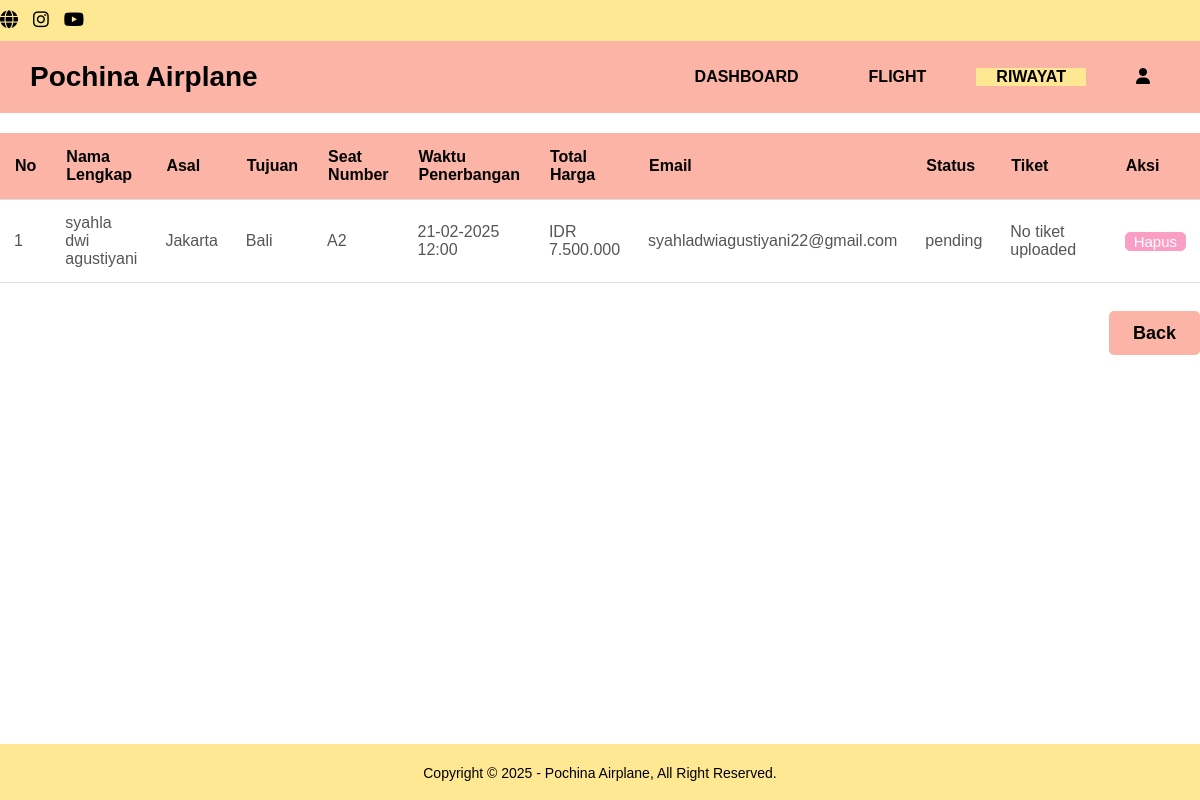
/riwayat.php, run on the app's committed database.
### tables this page shows
CREATE TABLE `riwayat` (
  `id` int NOT NULL,
  `name` varchar(100) NOT NULL,
  `phone` char(100) NOT NULL,
  `email` char(100) NOT NULL,
  `airline` varchar(100) NOT NULL,
  `departure_city` varchar(100) NOT NULL,
  `destination_city` varchar(100) NOT NULL,
  `flight_time` datetime NOT NULL,
  `visa` char(100) NOT NULL,
  `ticket_type` varchar(100) NOT NULL,
  `total_price` decimal(10,2) NOT NULL,
  `seat_number` char(100) NOT NULL,
  `payment_method` varchar(100) NOT NULL,
  `account_number` varchar(100) NOT NULL,
  `payment_proof` varchar(255) NOT NULL,
  `created_at` timestamp NOT NULL DEFAULT CURRENT_TIMESTAMP,
  `updated_at` timestamp NOT NULL DEFAULT CURRENT_TIMESTAMP,
  `delete_id` tinyint(1) DEFAULT '0',
  `status` enum('pending','success','success, please check your email') NOT NULL,
  `tiket_pesawat` varchar(255) DEFAULT NULL
);

### riwayat.php (the view, shortened to what this page needs)
<?php
$conn = mysqli_connect('localhost', 'root', '', 'pochina');
$sql = "SELECT * FROM riwayat WHERE delete_id = 0 ORDER BY flight_time DESC";
$result = mysqli_query($conn, $sql);
?>
<!DOCTYPE html>
<html lang="en">
<head>
    <link rel="stylesheet" href="https://cdnjs.cloudflare.com/ajax/libs/font-awesome/6.5.1/css/all.min.css">
</head>
<body>
    <div class="medsos">
        <div class="container">
            <ul>
                <li><a href="https://www.bki.co.id/halamanstatis-63.html#"><i class="fa-solid fa-globe"></i></a></li>
                <li><a href="https://www.instagram.com/bki_untukindonesia?igsh=NjlzZWFlZmp5NHVp"><i class="fa-brands fa-instagram"></i></a></li>
                <li><a href="https://youtube.com/@bki1964?si=tsr_YWtY18qhGWgT"><i class="fa-brands fa-youtube"></i></a></li>
            </ul>
        </div>
    </div>
    <header>
        <div class="container">
            <h1><a href="dashboard.php">Pochina Airplane</a></h1>
            <ul>
                <li><a href="dashboard.php">Dashboard</a></li>
                <li><a href="flight.php">Flight</a></li>
                <li class="active"><a href="riwayat.php">Riwayat</a></li>
                <li><a href="profile.php" class="profile-logo"><i class="fa fa-user" aria-hidden="true"></i></a></li>
            </ul>
        </div>
    </header>
    <div class="container">
    <?php if (mysqli_num_rows($result) > 0) { ?>
        <div class="table-container">
            <table>
                <thead>
                    <tr>
                        <th>No</th>
                        <th>Nama Lengkap</th>
                        <th>Asal</th>
                        <th>Tujuan</th>
                        <th>Seat Number</th>
                        <th>Waktu Penerbangan</th>
                        <th>Total Harga</th>
                        <th>Email</th>
                        <th>Status</th>
                        <th>Tiket</th>
                        <th>Aksi</th>
                    </tr>
                </thead>
                <tbody>
                    <?php $i = 1; while ($row = mysqli_fetch_assoc($result)) { ?>
                        <tr>
                            <td><?php echo $i++; ?></td>
                            <td><?php echo htmlspecialchars($row['name']); ?></td>
                            <td><?php echo htmlspecialchars($row['departure_city']); ?></td>
                            <td><?php echo htmlspecialchars($row['destination_city']); ?></td>
                            <td><?php echo htmlspecialchars($row['seat_number']); ?></td>
                            <td><?php echo date('d-m-Y H:i', strtotime($row['flight_time'])); ?></td>
                            <td>IDR <?php echo number_format($row['total_price'], 0, ',', '.'); ?></td>
                            <td><?php echo htmlspecialchars($row['email']); ?></td>
                            <td><?php echo isset($row['status']) ? htmlspecialchars($row['status']) : 'Pending'; ?></td>
                            <td>
                                <?php if (!empty($row['tiket_pesawat'])) { ?>
                                    <a href="<?php echo htmlspecialchars($row['tiket_pesawat']); ?>" target="_blank">Tiket</a>
                                <?php } else { ?>
                                    No tiket uploaded
                                <?php } ?>
                            </td>
                            <td>
                                <a href="?delete_id=<?php echo $row['id']; ?>" class="btn-delete">Hapus</a>
                            </td>
                        </tr>
                    <?php } ?>
                </tbody>
            </table>
        </div>
    <?php } else { ?>
        <p>Tidak ada data pemesanan.</p>
    <?php } ?>
</div>
    <div class="back-button-container">
        <a href="dashboard.php" class="btn-back">Back</a>
    </div>
    <footer>
        <div class="container">
            <small>Copyright &copy; 2025 - Pochina Airplane, All Right Reserved.</small>
        </div>
    </footer>
</body>
</html>

### riwayat.php (style rules this page uses)
* { margin: 0; padding: 0; box-sizing: border-box; font-family: 'Arial', sans-serif; }
a { color: inherit; text-decoration: none; }
.medsos { background-color: #FFE893; padding: 10px 0; display: flex; justify-content: space-between; align-items: center; }
.medsos ul { display: flex; justify-content: left; gap: 15px; }
.medsos ul li { display: inline-block; }
.medsos ul li a { font-size: 18px; color: black; transition: transform 0.3s ease; }
header { background-color: #FBB4A5; padding: 20px 0; }
header .container { display: flex; justify-content: space-between; align-items: center; padding: 0 30px; }
header h1 { color: black; font-size: 28px; font-weight: bold; }
header ul { display: flex; gap: 30px; }
header ul li { list-style: none; }
header ul li a { color: black; text-transform: uppercase; font-weight: bold; padding: 12px 20px; border-radius: 5px; transition: background-color 0.3s ease; }
header ul li a:hover, .active { background-color: #FFE893; }
.table-container { width: 100%; max-width: 100%; overflow-x: auto; overflow-y: auto; max-height: 500px; margin-top: 20px; }
table { width: 100%; min-width: 800px; border-collapse: collapse; }
table th, table td { padding: 15px; text-align: left; border-bottom: 1px solid #ddd; }
table th { background-color: #FBB4A5; color: black; font-weight: bold; }
table td { color: #555; padding: 14px 14px; }
table td a { color: black; text-decoration: none; background-color: #FB9EC6; padding: 14px 14px; border-radius: 5px; transition: background-color 0.3s; }
table th:nth-child(15), table th:nth-child(10) { width: 200px; }
table td:nth-child(20), table td:nth-child(10) { width: 200px; word-wrap: break-word; }
.back-button-container { margin-top: 40px; text-align: right; }
.btn-back { padding: 12px 24px; font-size: 18px; border-radius: 5px; font-weight: bold; color: black; background-color: #FBB4A5; transition: background-color 0.3s; text-decoration: none; }
.btn-delete { display: inline-block; padding: 0px 8px; font-size: 15px; align-items: center; color: white; background-color: #FB9EC6; border-radius: 5px; text-decoration: none; text-align: center; transition: background-color 0.3s ease, transform 0.3s ease; border: 1px solid #FB9EC6; }
footer { padding: 20px 0; background-color: #FFE893; color: black; text-align: center; margin-top: 400px; }
footer small { font-size: 14px; }

### data on the page
riwayat: name "syahla dwi agustiyani", departure_city "Jakarta", destination_city "Bali", seat_number "A2", flight_time "21-02-2025 12:00", total_price "7.500.000", email "syahladwiagustiyani22@gmail.com", status "pending", shows "No tiket uploaded"
